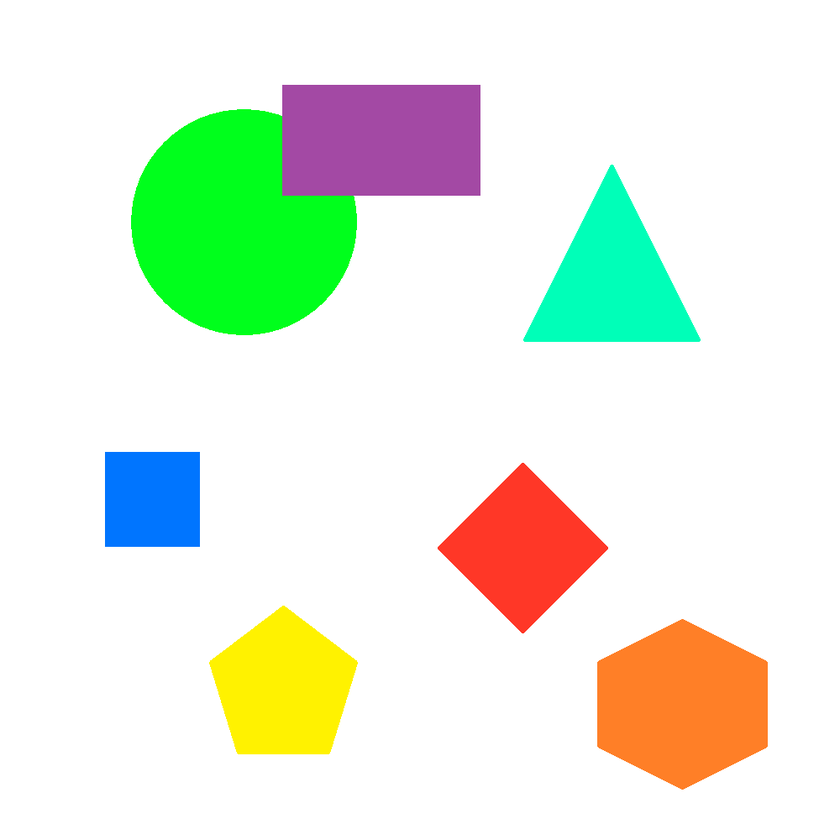
#> input picture images/shapes.png, 840 x 840 px, shrunk from 1000 x 1000 before the run
$ jupyter execute Program4.ipynb
#> lines starting #> are read from the running program, lines starting #| are printed output that depends on the picture
Create images with different non overlapped filled shapes. Implement K-means clustering for colour segmentation using those images. Display the shapes seperately

[cell 1]
import cv2
from sklearn.cluster import KMeans
import matplotlib.pyplot as plt
import numpy as np

[cell 2]
shapes_img = cv2.imread("images/shapes.png")
#> shapes_img is the input picture: shape (840, 840, 3); mean B, G, R 222, 239.1, 230
converted_img = cv2.cvtColor(shapes_img, cv2.COLOR_BGR2RGB)
original_shape = shapes_img.shape
#> original_shape = (840, 840, 3)

# plt.imshow(converted_img)

img_vector = converted_img.reshape((-1, 3))
print(f"The shape of the image after converting it into a vector: {img_vector.shape}")
#| The shape of the image after converting it into a vector: (705600, 3)

# cluster_range = [i for i in range(8)]

# optimal_clusters = 0
k = 8
# for cluster in cluster_range:
km = KMeans(n_clusters=k)
cluster_labels = km.fit_predict(img_vector)
centers = km.cluster_centers_
centers = np.array(centers, dtype = 'uint8')

i=1
colors = []
plt.figure(figsize=(8,2))
for center in centers:

    plt.subplot(1, 8, i)


    plt.axis("off")
    i+=1

    colors.append(center)

    a = np.zeros((100, 100, 3), dtype = 'uint8')
    a[:, :, :] = center
    plt.imshow(a)


    # res = center[]

for i in range(k):
    img_vector_copy = img_vector.copy()
    img_vector_copy[cluster_labels != i] = 255
    img_vector_copy = img_vector_copy.reshape(original_shape)
    plt.figure(figsize=(5,5))
    plt.axis("off")
    plt.imshow(img_vector_copy)
#> this loop made 8 passes
#> pass 1, `img_vector_copy = img_vector_copy.reshape(original_shape)`:
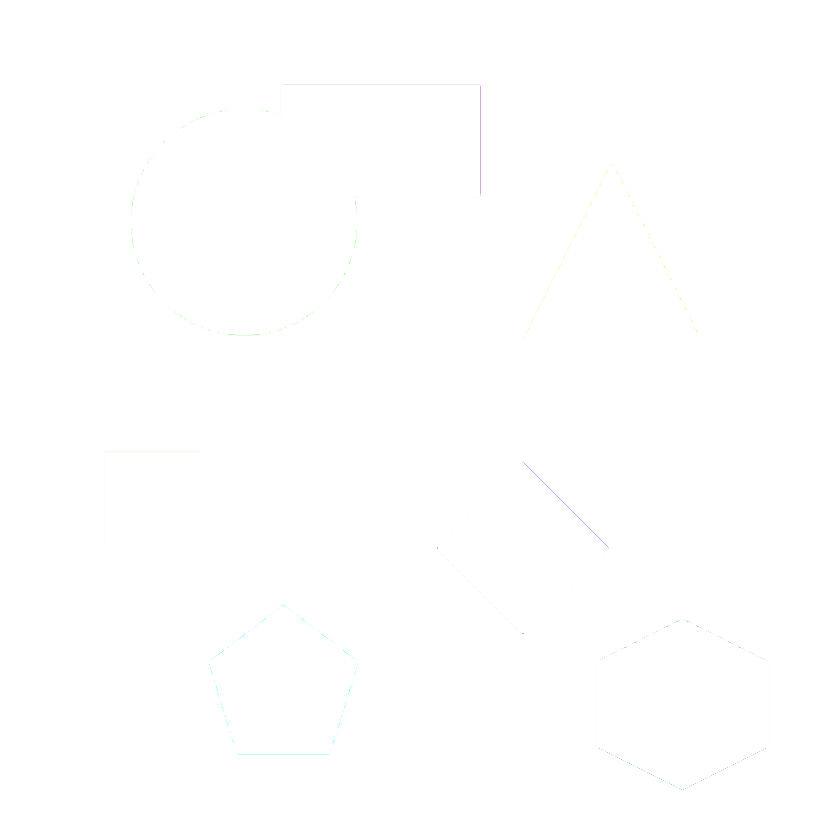
#> img_vector_copy: shape (840, 840, 3); mean of channels 0, 1, 2 254.9, 255, 254.9; drawn as B, G, R
#> after the loop:
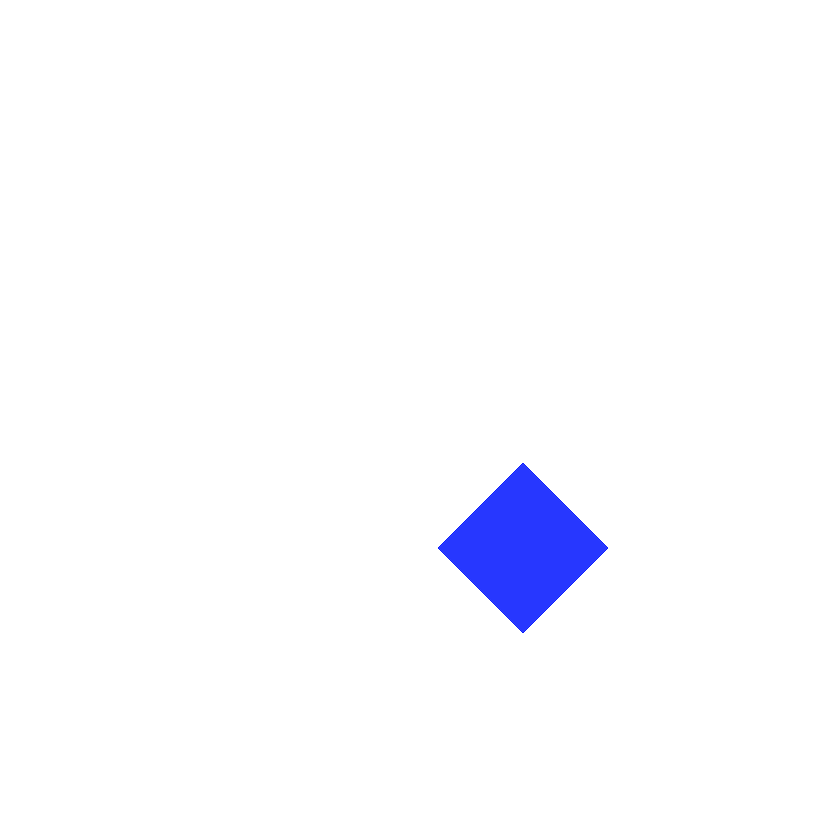
#> img_vector_copy: shape (840, 840, 3); mean of channels 0, 1, 2 255, 250.8, 250.5; drawn as B, G, R
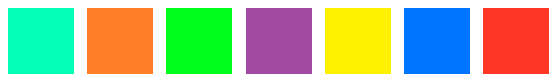
#> figure drawn by matplotlib, 8 panels
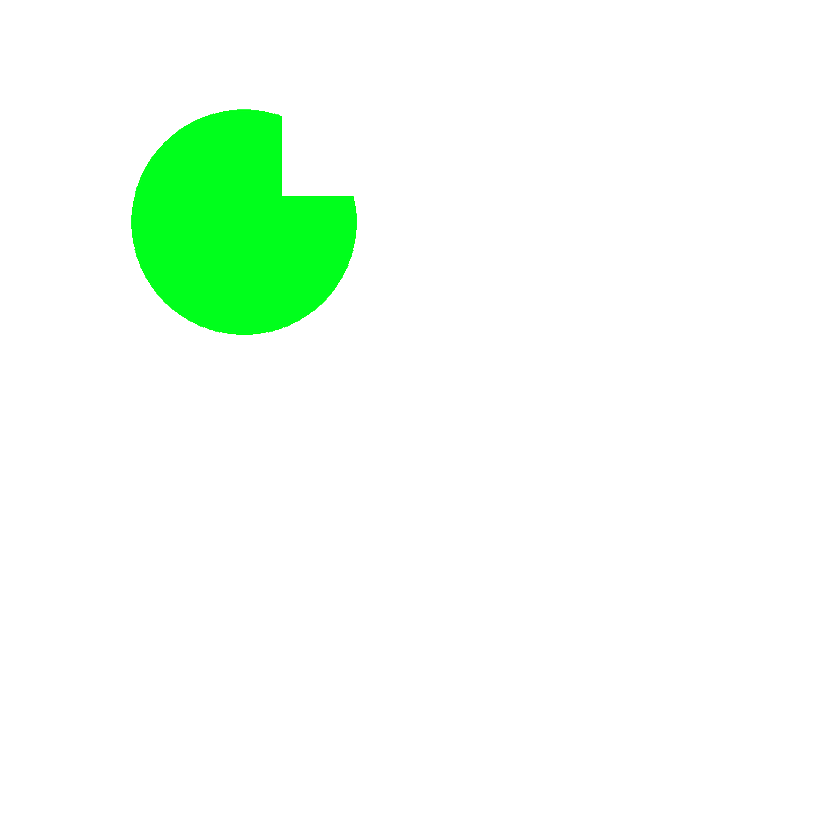
#> shown: shape (840, 840, 3); mean R, G, B 242, 255, 243.4
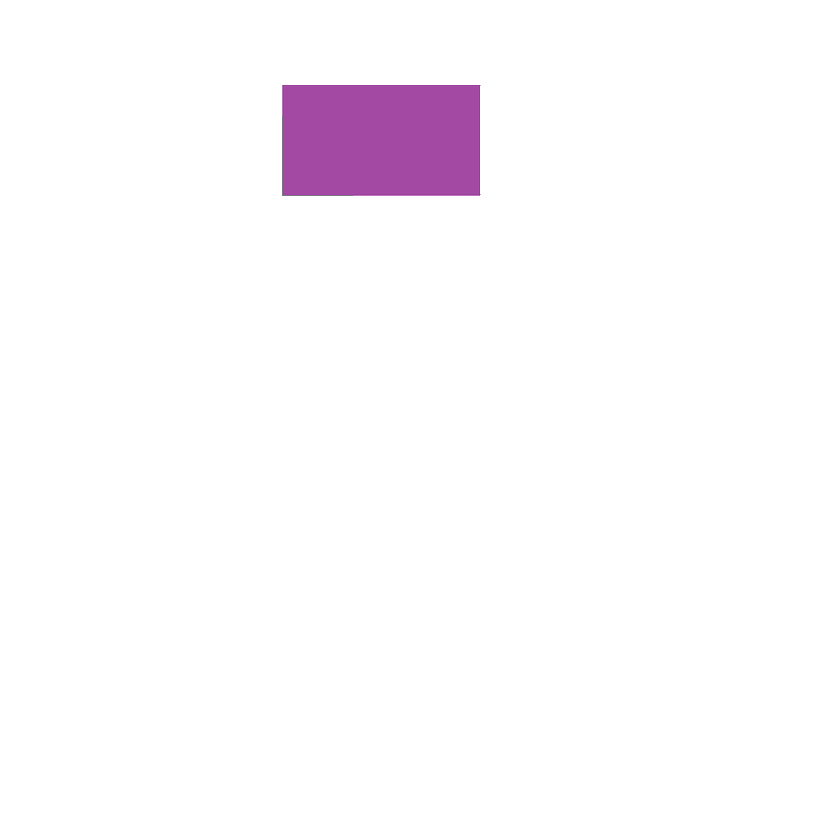
#> shown: shape (840, 840, 3); mean R, G, B 252.1, 249.3, 252.2
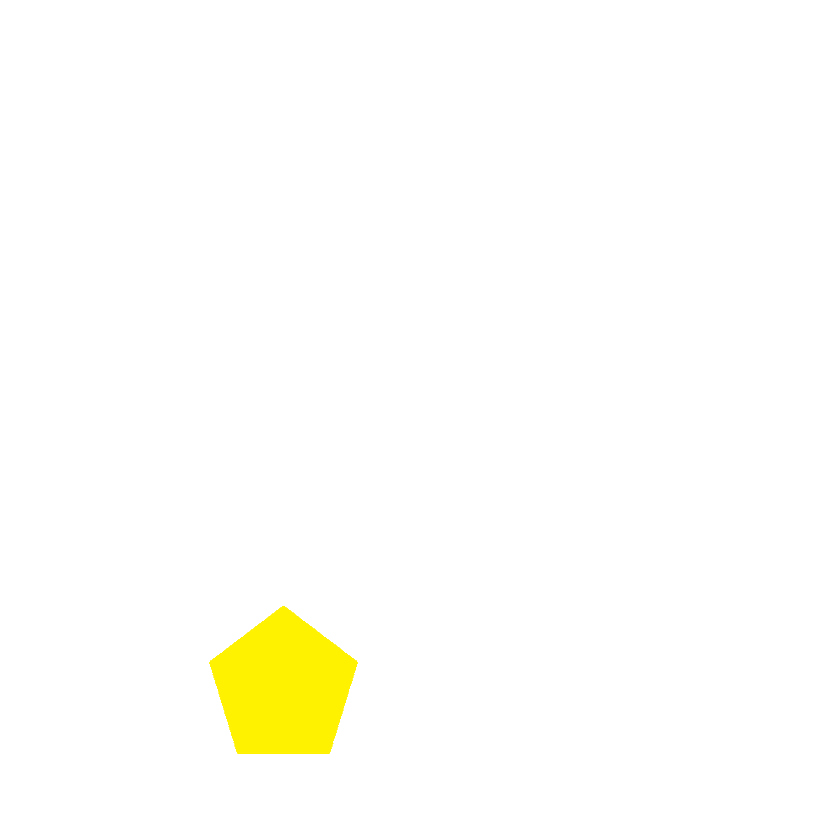
#> shown: shape (840, 840, 3); mean R, G, B 255, 254.7, 249.5
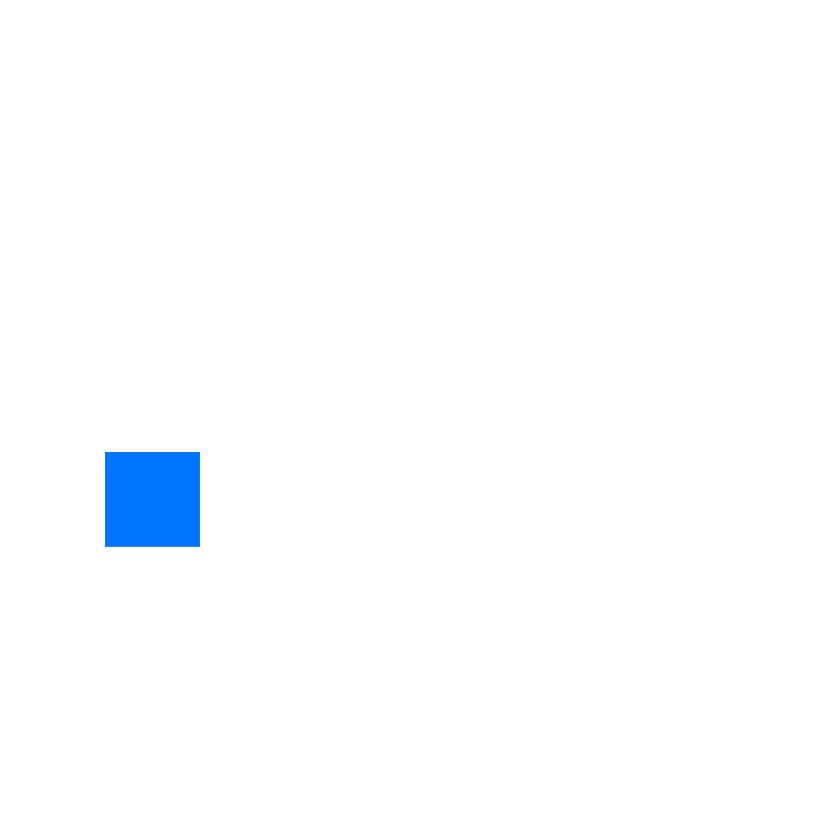
#> shown: shape (840, 840, 3); mean R, G, B 251.7, 253.2, 255
